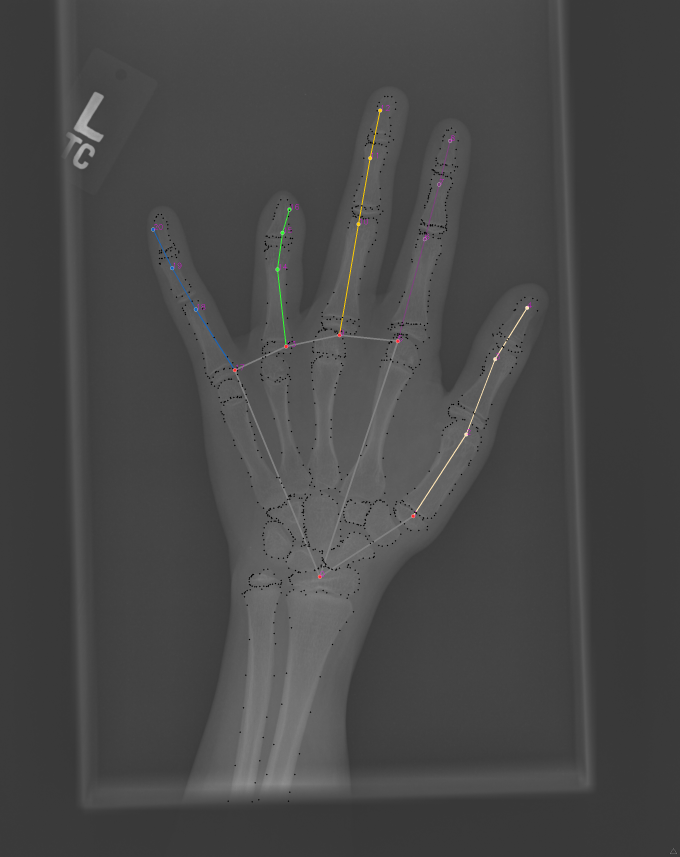
#> input picture 1766_feats.png, 2040 x 2570 px, given in place of 1377.png, which was not available (shown at 1/3 size)
$ python image_alignment.py
#> lines starting #> are read from the running program, lines starting #| are printed output that depends on the picture; pictures that were not available may be replaced by others from this repository, and a replacement may not be noted
#> further down, imReference is the input picture: shape (2570, 2040, 3); mean B, G, R 71.3, 71.3, 71.4
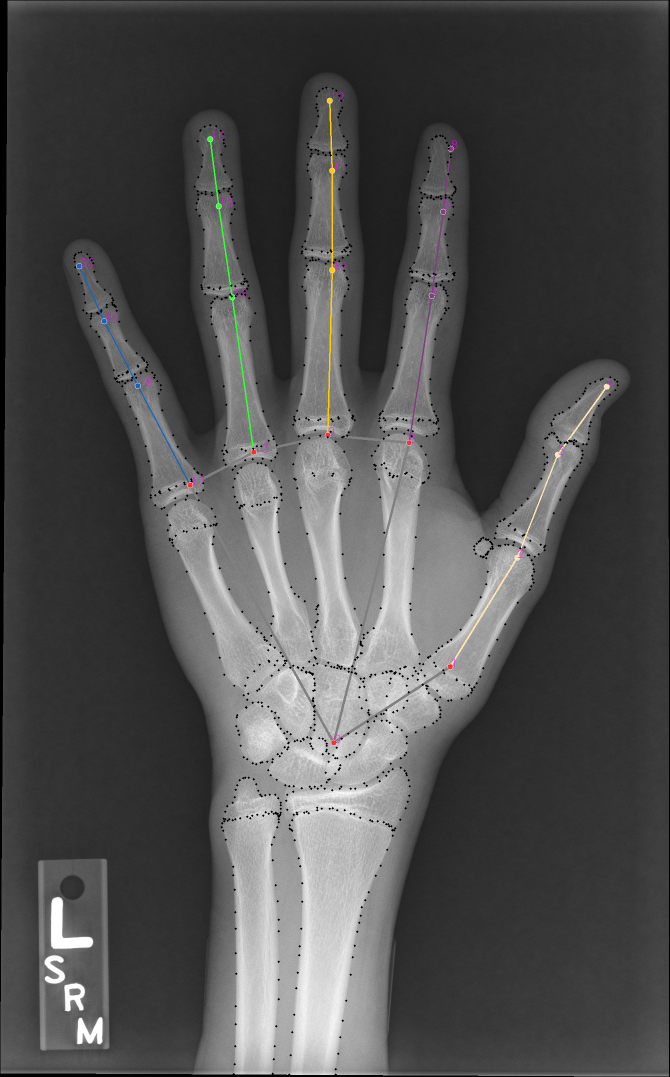
#> input picture 6270_feats.png, 1340 x 2154 px, given in place of 15426.png, which was not available (shown at 1/2 size)
#> further down, im is the input picture: shape (2154, 1340, 3); mean B, G, R 78.1, 78.3, 78.3
from __future__ import print_function
import cv2
import numpy as np

MAX_FEATURES = 500
GOOD_MATCH_PERCENT = 0.15

def alignImages(im1, im2):

  # Convert images to grayscale
  im1Gray = cv2.cvtColor(im1, cv2.COLOR_BGR2GRAY)
  im2Gray = cv2.cvtColor(im2, cv2.COLOR_BGR2GRAY)

  # Detect ORB features and compute descriptors.
  orb = cv2.ORB_create(MAX_FEATURES)
  keypoints1, descriptors1 = orb.detectAndCompute(im1Gray, None)
#> keypoints1 = 500 keypoints; strongest (x, y, size): (613, 1623, 31), (617, 1626, 31), (634, 1615, 31), (689, 1620, 31)
  keypoints2, descriptors2 = orb.detectAndCompute(im2Gray, None)
#> keypoints2 = 500 keypoints; strongest (x, y, size): (1422, 1238, 31), (1506, 1041, 31), (1424, 1238, 31), (1507, 1043, 31)

  # Match features.
  matcher = cv2.DescriptorMatcher_create(cv2.DESCRIPTOR_MATCHER_BRUTEFORCE_HAMMING)
  matches = matcher.match(descriptors1, descriptors2, None)
#> matches = 500 matches

  # Sort matches by score
  list(matches).sort(key=lambda x: x.distance, reverse=False)

  # Remove not so good matches
  numGoodMatches = int(len(matches) * GOOD_MATCH_PERCENT)
#> numGoodMatches = 75
  matches = matches[:numGoodMatches]
#> matches = 75 matches

  # Draw top matches
  imMatches = cv2.drawMatches(im1, keypoints1, im2, keypoints2, matches, None)
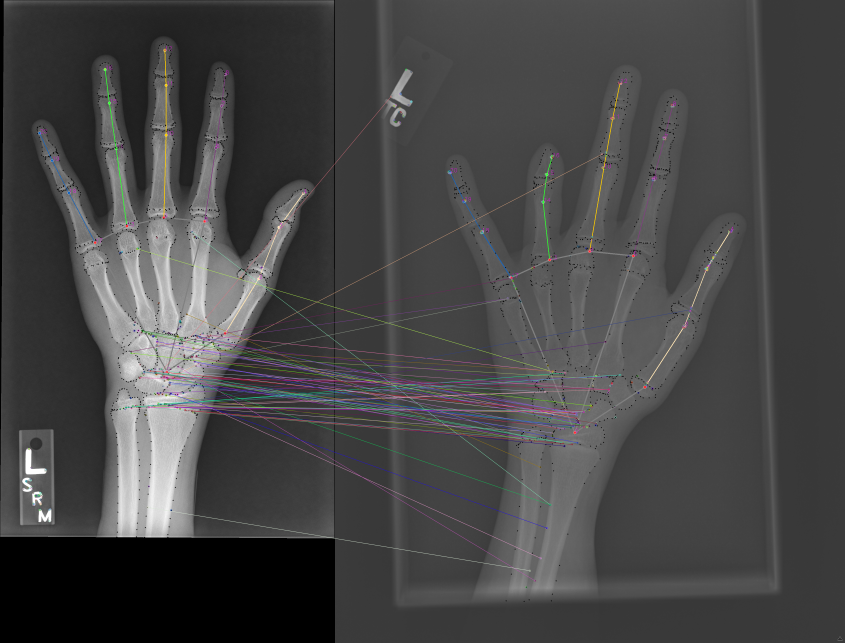
#> imMatches: shape (2570, 3380, 3) (shown at 1/4 size); mean B, G, R 70, 69.7, 70
  cv2.imwrite("matches.jpg", imMatches)

  # Extract location of good matches
  points1 = np.zeros((len(matches), 2), dtype=np.float32)
#> points1 = 75 pairs, first value 0 to 0, second value 0 to 0
  points2 = np.zeros((len(matches), 2), dtype=np.float32)
#> points2 = 75 pairs, first value 0 to 0, second value 0 to 0

  for i, match in enumerate(matches):
    points1[i, :] = keypoints1[match.queryIdx].pt
    points2[i, :] = keypoints2[match.trainIdx].pt
#> this loop made 75 passes
#> after the loop, points1 = 75 pairs, first value 500 to 874, second value 927 to 2029; points2 = 75 pairs, first value 223.9 to 1424, second value 385.2 to 2323.2

  # Find homography
  h, mask = cv2.findHomography(points1, points2, cv2.RANSAC)
#> h = [[-0.314, -0.481, 947.6], [-0.589, -0.901, 1775.8], [-0.000332, -0.000507, 1]]; mask = 75 values, max 1 at index 5, min 0 at index 0, mean 0.08

  # Use homography
  height, width, channels = im2.shape
#> height = 2570; width = 2040; channels = 3
  im1Reg = cv2.warpPerspective(im1, h, (width, height))
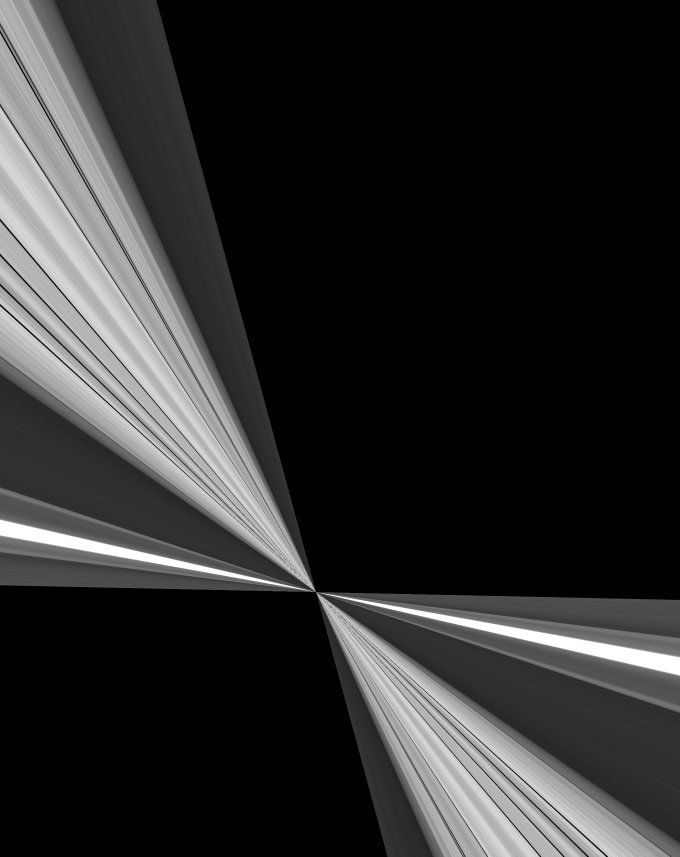
#> im1Reg: shape (2570, 2040, 3) (shown at 1/3 size); min 0, max 255, mean 43.9

  return im1Reg, h

if __name__ == '__main__':

  # Read reference image
  refFilename = "data/data_tagged/1377.png"
  print("Reading reference image : ", refFilename)
  imReference = cv2.imread(refFilename, cv2.IMREAD_COLOR)

  # Read image to be aligned
  imFilename = "data/data_tagged/15426.png"
  print("Reading image to align : ", imFilename);
  im = cv2.imread(imFilename, cv2.IMREAD_COLOR)

  print("Aligning images ...")
  # Registered image will be resotred in imReg.
  # The estimated homography will be stored in h.
  imReg, h = alignImages(im, imReference)

  # Write aligned image to disk.
  outFilename = "aligned.jpg"
  print("Saving aligned image : ", outFilename);
  cv2.imwrite(outFilename, imReg)

  # Print estimated homography
  print("Estimated homography : \n",  h)
#| Estimated homography :
#|  [[-3.14410867e-01 -4.80611200e-01  9.47613663e+02]
#|  [-5.89186400e-01 -9.00673535e-01  1.77582152e+03]
#|  [-3.31791542e-04 -5.07187037e-04  1.00000000e+00]]
